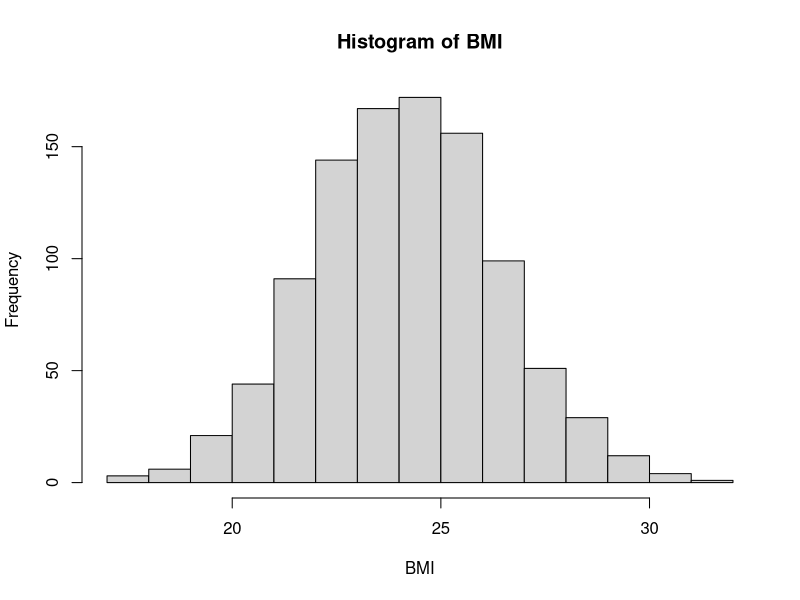
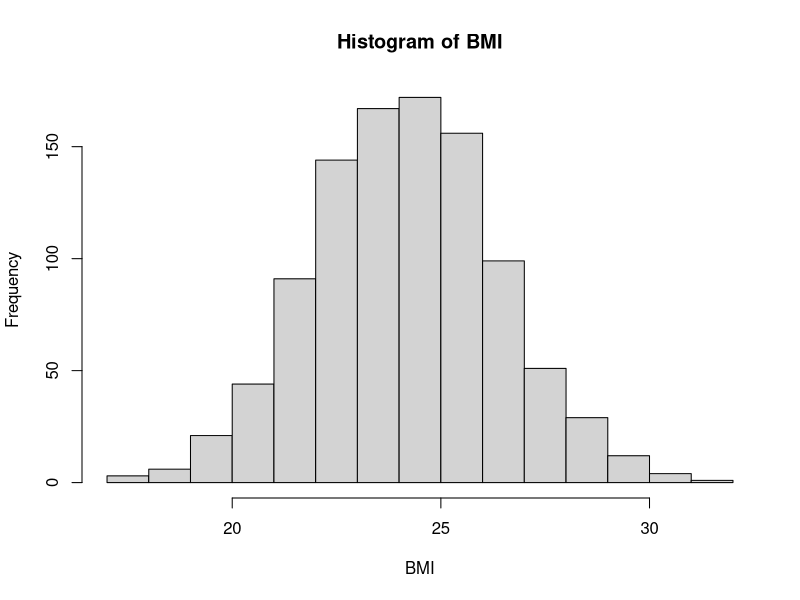
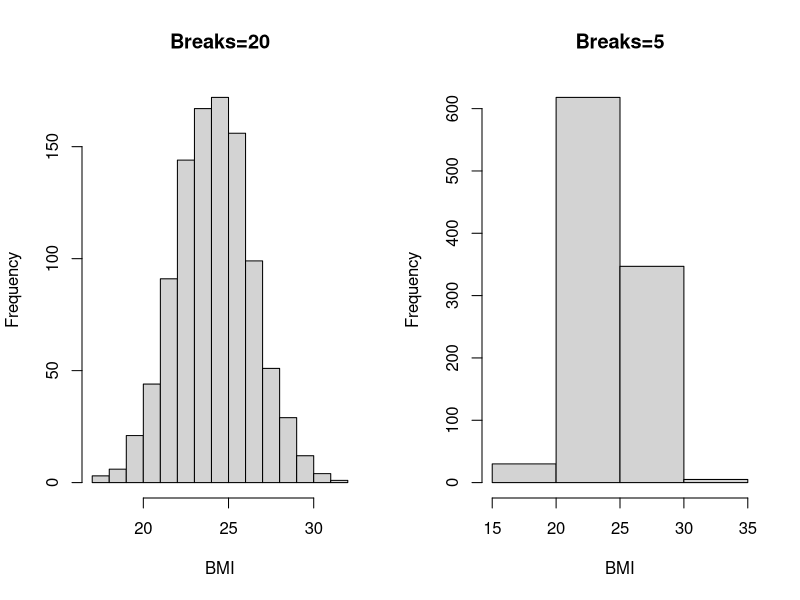
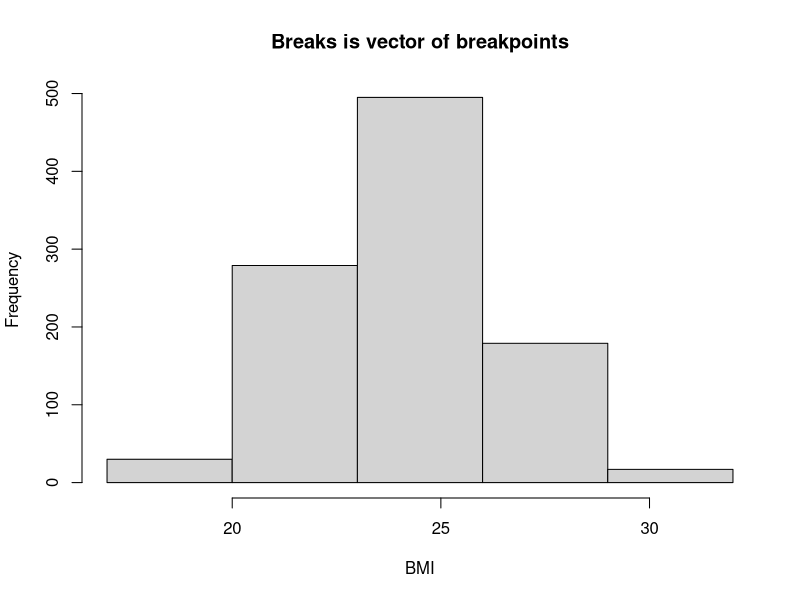
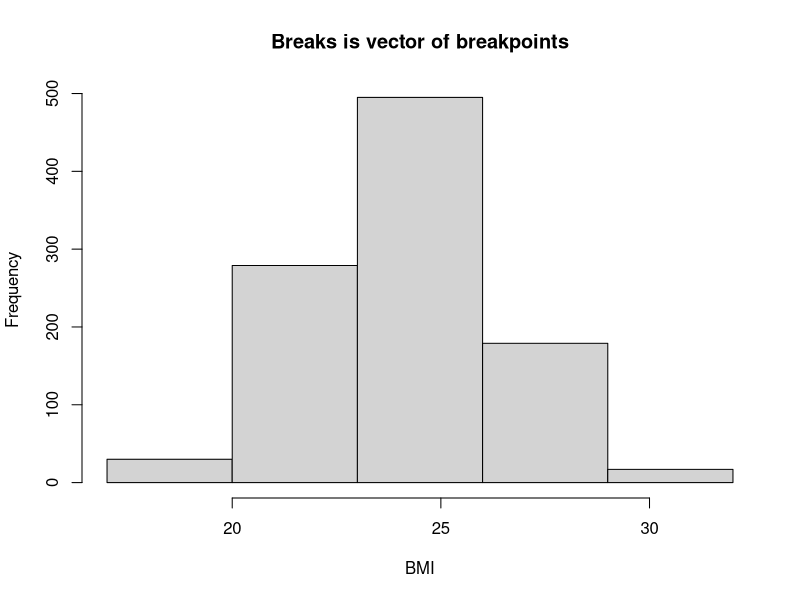
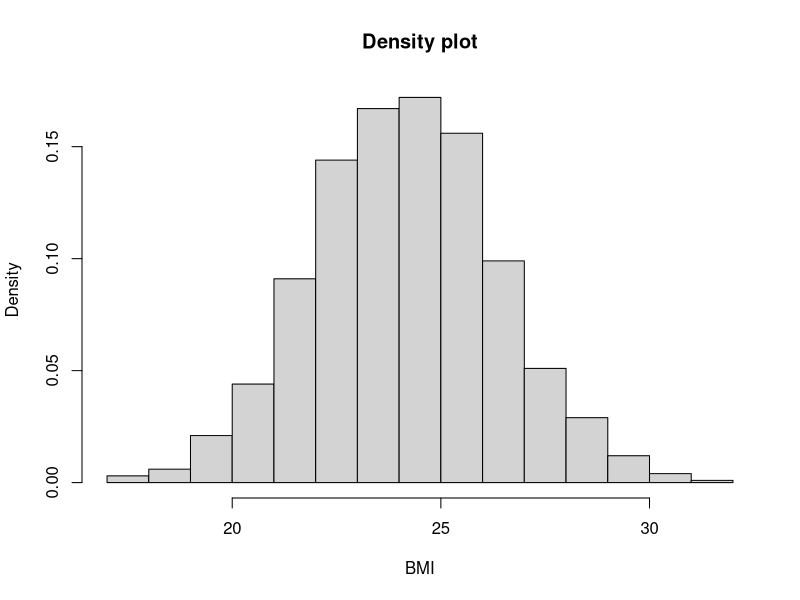
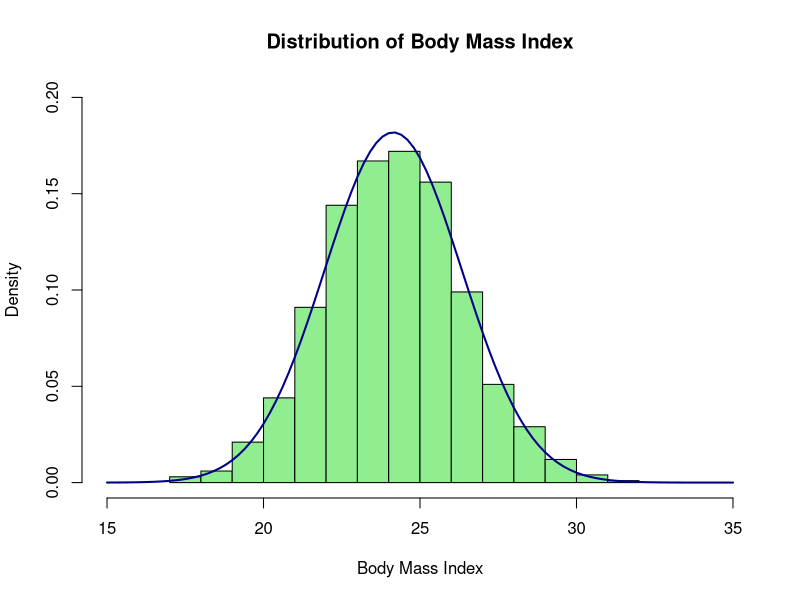

Source code (R) for these figures, in order:
###R code for: Histograms
###December 2012
###Slawa Rokicki srokicki@fas.harvard.edu

##Create normal data

BMI<-rnorm(n=1000, m=24.2, sd=2.2) 
hist(BMI)

###save the histogram into an object called histinfo and print the results
histinfo<-hist(BMI)
histinfo

##change breaks

par(mfrow=c(1,2))
hist(BMI, breaks=20, main="Breaks=20")
hist(BMI, breaks=5, main="Breaks=5")

par(mfrow=c(1,1))
hist(BMI, breaks=c(17,20,23,26,29,32), main="Breaks is vector of breakpoints")
hist(BMI, breaks=seq(17,32,by=3), main="Breaks is vector of breakpoints")

##change to density instead of frequency
hist(BMI, freq=FALSE, main="Density plot")

##breaks are separated by 1
hist1<-hist(BMI, plot=FALSE)
hist1$density
sum(hist1$density)

##breaks are not separated by 1
hist2<-hist(BMI, plot=FALSE, breaks=c(17, 25, 26, 32))
hist2$density
sum(hist2$density)
sum(diff(hist2$breaks)*hist2$density)


##change aethetics

hist(BMI, xlab="Body Mass Index", freq=FALSE, main="Distribution of Body Mass Index", col="lightgreen", xlim=c(15,35),  ylim=c(0, .20))

##add a normal curve to the plot
curve(dnorm(x, mean=mean(BMI), sd=sd(BMI)), add=TRUE, col="darkblue", lwd=2) 






